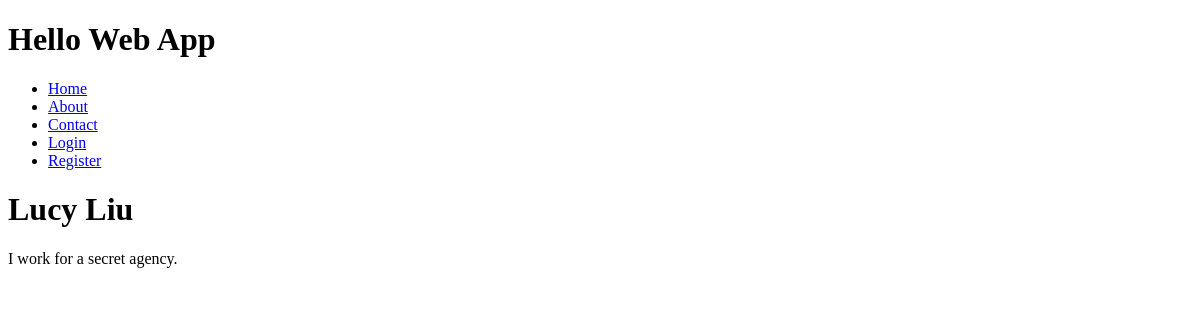
/profiles/lucy-liu/, run on an earlier commit of the app's database.
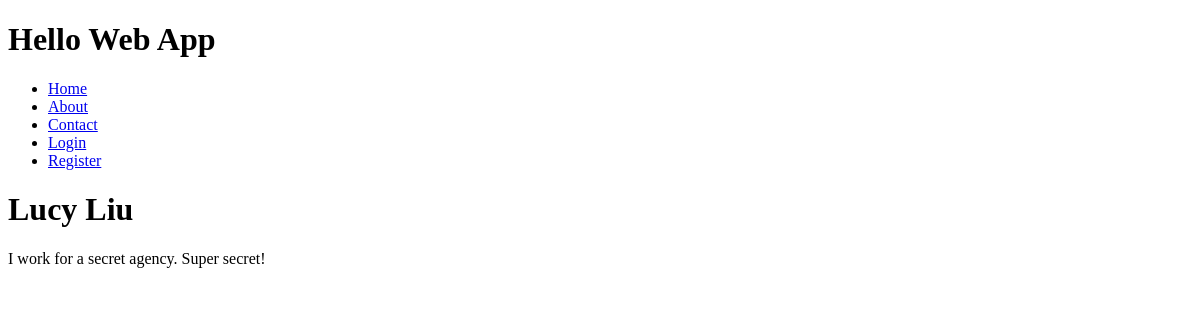
And on a later commit of the database.
### collection/models.py (models this page shows)
class Profile(models.Model):
    name = models.CharField(max_length=255)
    description = models.TextField()
    slug = models.SlugField(unique=True)
    user = models.OneToOneField(User, blank=True, null=True)

### collection/views.py (the view)
# urls.py: url(r'^profiles/(?P<slug>[-\w]+)/$', 'collection.views.profile_detail', name='profile_detail'),
def profile_detail(request, slug):
    profile = Profile.objects.get(slug=slug)
    return render(request, 'profiles/profile_detail.html', {
        'profile': profile,
    })

### collection/templates/profiles/profile_detail.html (shortened to what this page needs)
{% extends 'layouts/base.html' %}
{% load humanize %}
{% block content %}
	<h1>{{ profile.name }}</h1>
	<p>{{ profile.description }}</p>
{% endblock %}

### collection/templates/layouts/base.html (shortened to what this page needs)
{% load staticfiles %}
<!doctype html>
<html>
<head>
	<link rel="stylesheet" href="{% static 'css/style.css' %}"/>
</head>
<body>
	<header>
	<h1>Hello Web App</h1>
	<nav>
		<ul>
			<li><a href="{% url 'home' %}">Home</a></li>
			<li><a href="{% url 'about' %}">About</a></li>
			<li><a href="{% url 'contact' %}">Contact</a></li>
			{% if user.is_authenticated %}
			<li><a href="{% url 'auth_logout' %}">Logout</a></li>
			{% else %}
			<li><a href="{% url 'auth_login' %}">Login</a></li>
			<li><a href="{% url 'registration_register' %}">Register</a></li>
			{% endif %}
		</ul>
	</nav>
	</header>
	{% block content %}{% endblock %}
</body>
</html>

What changed in the data, as far as the page shows it:
changed Profile "Lucy Liu": description "I work for a secret agency." → "I work for a secret agency. Super secret!"
